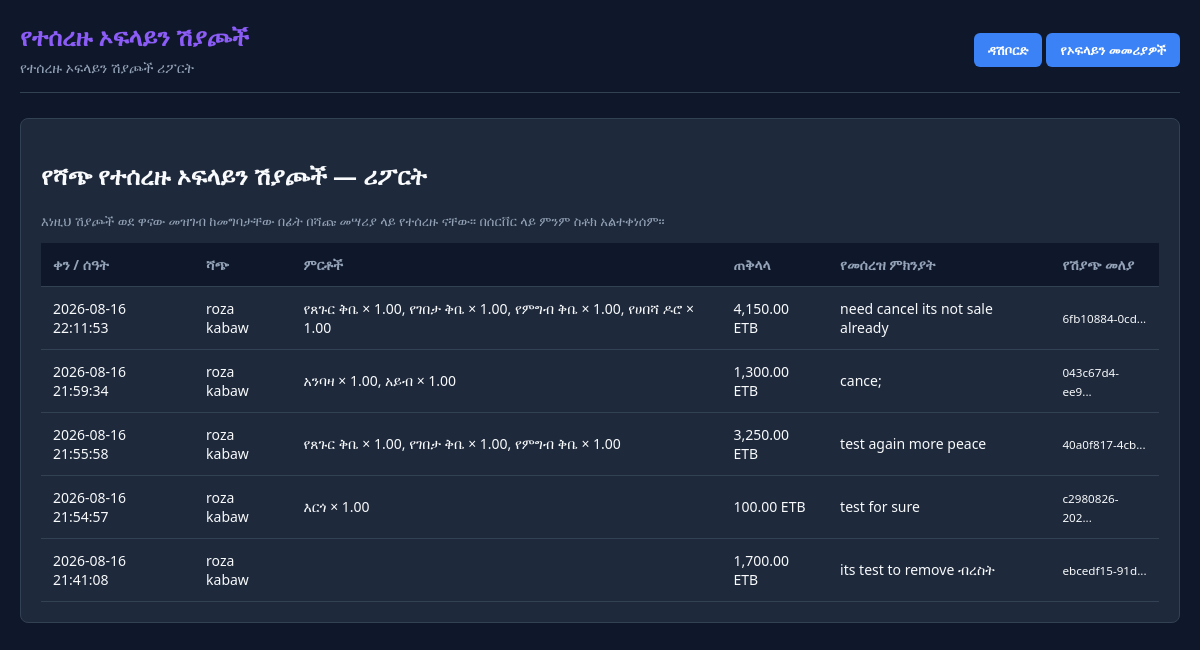
The app's page /conflict_center.php (signed in) with its own data.
### tables this page shows
CREATE TABLE `sync_events` (
  `id` int(11) NOT NULL AUTO_INCREMENT,
  `event_uuid` varchar(64) NOT NULL,
  `sale_uuid` varchar(64) NOT NULL,
  `device_uuid` varchar(64) NOT NULL,
  `event_type` varchar(50) NOT NULL DEFAULT 'SALE',
  `entity_type` varchar(50) NOT NULL DEFAULT 'transaction',
  `entity_uuid` varchar(64) DEFAULT NULL,
  `payload` longtext NOT NULL,
  `priority` enum('CRITICAL','HIGH','NORMAL') DEFAULT 'CRITICAL',
  `status` enum('PENDING','SYNCING','SYNCED','FAILED','CONFLICT','REQUIRES_REVIEW') DEFAULT 'SYNCED',
  `attempt_count` int(11) DEFAULT 1,
  `error_code` varchar(50) DEFAULT NULL,
  `error_message` text DEFAULT NULL,
  `server_received_at` datetime NOT NULL DEFAULT current_timestamp(),
  PRIMARY KEY (`id`),
  UNIQUE KEY `uq_event_uuid` (`event_uuid`),
  UNIQUE KEY `uidx_event_uuid` (`event_uuid`),
  KEY `idx_sync_sale_uuid` (`sale_uuid`),
  KEY `idx_sync_device_uuid` (`device_uuid`),
  KEY `idx_sync_status` (`status`)
);

### conflict_center.php (the view, shortened to what this page needs)
<?php
require_once 'config.php';
$cancel_reports = [];
$cancel_res = mysqli_query($conn, "SELECT event_uuid, sale_uuid, device_uuid, payload, server_received_at FROM sync_events WHERE event_type = 'SALE_CANCELLED' ORDER BY server_received_at DESC");
if ($cancel_res) {
    while ($row = mysqli_fetch_assoc($cancel_res)) {
        $payload = json_decode($row['payload'] ?? '{}', true) ?: [];
        $row['seller_name'] = $payload['seller_name'] ?? 'Seller';
        $row['total_amount'] = $payload['total_amount'] ?? 0;
        $row['cancel_reason'] = $payload['cancel_reason'] ?? 'No reason recorded';
        $row['items'] = $payload['items'] ?? [];
        $cancel_reports[] = $row;
    }
}
?>
<!DOCTYPE html>
<html lang="am">
<head>
</head>
<body>
    <div class="header">
        <div class="title">
            <h1>የተሰረዙ ኦፍላይን ሽያጮች</h1>
            <p>የተሰረዙ ኦፍላይን ሽያጮች ሪፖርት</p>
 </div>
        <div>
            <a href="admin_dashboard.php" class="btn">ዳሽቦርድ</a>
            <a href="offline_controller.php" class="btn" style="background:#3b82f6;">የኦፍላይን መመሪያዎች</a>
  </div>
    </div>
    <div class="card">
        <h2>የሻጭ የተሰረዙ ኦፍላይን ሽያጮች — ሪፖርት</h2>
        <p style="color:#94a3b8;font-size:13px;">እነዚህ ሽያጮች ወደ ዋናው መዝገብ ከመግባታቸው በፊት በሻጩ መሣሪያ ላይ የተሰረዙ ናቸው። በሰርቨር ላይ ምንም ስቶክ አልተቀነሰም።</p>
        <table>
            <thead><tr><th>ቀን / ሰዓት</th><th>ሻጭ</th><th>ምርቶች</th><th>ጠቅላላ</th><th>የመሰረዝ ምክንያት</th><th>የሽያጭ መለያ</th></tr></thead>
            <tbody>
            <?php if (empty($cancel_reports)): ?>
                <tr><td colspan="6" style="text-align:center;color:#94a3b8;">እስካሁን የተሰረዘ ኦፍላይን ሽያጭ ሪፖርት የለም።</td></tr>
            <?php else: foreach ($cancel_reports as $report): ?>
                <?php $product_names = array_map(fn($item) => ($item['product_name'] ?? 'Product') . ' × ' . number_format((float)($item['quantity'] ?? 0), 2), $report['items']); ?>
                <tr>
                    <td><?= htmlspecialchars($report['server_received_at'] ?? '') ?></td>
                    <td><?= htmlspecialchars($report['seller_name']) ?></td>
                    <td><?= htmlspecialchars(implode(', ', $product_names)) ?></td>
                    <td><?= number_format((float)$report['total_amount'], 2) ?> ETB</td>
                    <td><?= htmlspecialchars($report['cancel_reason']) ?></td>
                    <td><small><?= htmlspecialchars(substr($report['sale_uuid'] ?? '', 0, 12)) ?>...</small></td>
                </tr>
            <?php endforeach; endif; ?>
            </tbody>
        </table>
 </div>
</body>
</html>

### conflict_center.php (style rules this page uses)
:root { --bg: #0f172a; --panel: #1e293b; --accent: #8b5cf6; --text: #f8fafc; --text-muted: #94a3b8; --danger: #ef4444; --success: #10b981; --warning: #f59e0b; --border: #334155; }
body { font-family: 'Segoe UI', Tahoma, Geneva, Verdana, sans-serif; background-color: var(--bg); color: var(--text); margin: 0; padding: 20px; }
.header { display: flex; justify-content: space-between; align-items: center; border-bottom: 1px solid var(--border); padding-bottom: 15px; margin-bottom: 25px }
.title h1 { margin: 0; font-size: 24px; color: var(--accent); }
.title p { margin: 5px 0 0; color: var(--text-muted); font-size: 14px; }
.btn { background: #3b82f6; color: white; padding: 8px 14px; border-radius: 6px; border: none; cursor: pointer; text-decoration: none; font-weight: 600; font-size: 13px; }
.card { background: var(--panel); border: 1px solid var(--border); border-radius: 8px; padding: 20px; }
table { width: 100%; border-collapse: collapse; font-size: 14px; }
th, td { padding: 12px; text-align: left; border-bottom: 1px solid var(--border); }
th { background: #0f172a; color: var(--text-muted); }

### records on screen
sync_events: server_received_at "2026-08-16 22:11:53", seller_name "roza kabaw", product_names "የጸጉር ቅቤ × 1.00, የገበታ ቅቤ × 1.00, የምግብ ቅቤ × 1.00, የሀበሻ ዶሮ × 1.00", total_amount "4,150.00", cancel_reason "need cancel its not sale already", sale_uuid "6fb10884-0cd"
sync_events: server_received_at "2026-08-16 21:59:34", seller_name "roza kabaw", product_names "አንባዛ × 1.00, አይብ × 1.00", total_amount "1,300.00", cancel_reason "cance;", sale_uuid "043c67d4-ee9"
sync_events: server_received_at "2026-08-16 21:55:58", seller_name "roza kabaw", product_names "የጸጉር ቅቤ × 1.00, የገበታ ቅቤ × 1.00, የምግብ ቅቤ × 1.00", total_amount "3,250.00", cancel_reason "test again more peace", sale_uuid "40a0f817-4cb"
sync_events: server_received_at "2026-08-16 21:54:57", seller_name "roza kabaw", product_names "እርጎ × 1.00", total_amount "100.00", cancel_reason "test for sure", sale_uuid "c2980826-202"
sync_events: server_received_at "2026-08-16 21:41:08", seller_name "roza kabaw", total_amount "1,700.00", cancel_reason "its test to remove ብረስት", sale_uuid "ebcedf15-91d"
